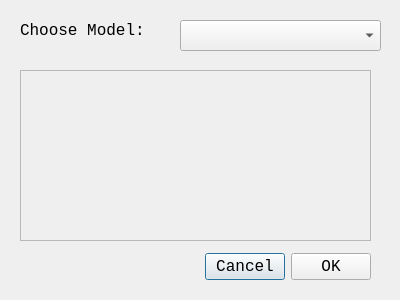
<?xml version="1.0" encoding="UTF-8"?>
<ui version="4.0">
 <class>Dialog</class>
 <widget class="QDialog" name="Dialog">
  <property name="geometry">
   <rect>
    <x>0</x>
    <y>0</y>
    <width>400</width>
    <height>300</height>
   </rect>
  </property>
  <property name="font">
   <font>
    <family>Courier New</family>
    <pointsize>12</pointsize>
   </font>
  </property>
  <property name="windowTitle">
   <string>Model Properties</string>
  </property>
  <widget class="QWidget" name="layoutWidget">
   <property name="geometry">
    <rect>
     <x>20</x>
     <y>250</y>
     <width>351</width>
     <height>33</height>
    </rect>
   </property>
   <layout class="QHBoxLayout">
    <property name="spacing">
     <number>6</number>
    </property>
    <property name="leftMargin">
     <number>0</number>
    </property>
    <property name="topMargin">
     <number>0</number>
    </property>
    <property name="rightMargin">
     <number>0</number>
    </property>
    <property name="bottomMargin">
     <number>0</number>
    </property>
    <item>
     <spacer>
      <property name="orientation">
       <enum>Qt::Horizontal</enum>
      </property>
      <property name="sizeHint" stdset="0">
       <size>
        <width>131</width>
        <height>31</height>
       </size>
      </property>
     </spacer>
    </item>
    <item>
     <widget class="QPushButton" name="m_btnCancel">
      <property name="text">
       <string>Cancel</string>
      </property>
     </widget>
    </item>
    <item>
     <widget class="QPushButton" name="m_btnOK">
      <property name="text">
       <string>OK</string>
      </property>
     </widget>
    </item>
   </layout>
  </widget>
  <widget class="QComboBox" name="m_cboModel">
   <property name="geometry">
    <rect>
     <x>180</x>
     <y>20</y>
     <width>201</width>
     <height>31</height>
    </rect>
   </property>
  </widget>
  <widget class="QLabel" name="label">
   <property name="geometry">
    <rect>
     <x>20</x>
     <y>20</y>
     <width>121</width>
     <height>21</height>
    </rect>
   </property>
   <property name="font">
    <font>
     <family>Courier New</family>
     <pointsize>12</pointsize>
    </font>
   </property>
   <property name="text">
    <string>Choose Model:</string>
   </property>
  </widget>
  <widget class="QFrame" name="m_frmPlaceholder">
   <property name="geometry">
    <rect>
     <x>20</x>
     <y>70</y>
     <width>351</width>
     <height>171</height>
    </rect>
   </property>
   <property name="frameShape">
    <enum>QFrame::StyledPanel</enum>
   </property>
   <property name="frameShadow">
    <enum>QFrame::Raised</enum>
   </property>
  </widget>
 </widget>
 <resources/>
 <connections>
  <connection>
   <sender>m_btnOK</sender>
   <signal>clicked()</signal>
   <receiver>Dialog</receiver>
   <slot>accept()</slot>
   <hints>
    <hint type="sourcelabel">
     <x>278</x>
     <y>253</y>
    </hint>
    <hint type="destinationlabel">
     <x>96</x>
     <y>254</y>
    </hint>
   </hints>
  </connection>
  <connection>
   <sender>m_btnCancel</sender>
   <signal>clicked()</signal>
   <receiver>Dialog</receiver>
   <slot>reject()</slot>
   <hints>
    <hint type="sourcelabel">
     <x>369</x>
     <y>253</y>
    </hint>
    <hint type="destinationlabel">
     <x>179</x>
     <y>282</y>
    </hint>
   </hints>
  </connection>
 </connections>
</ui>
